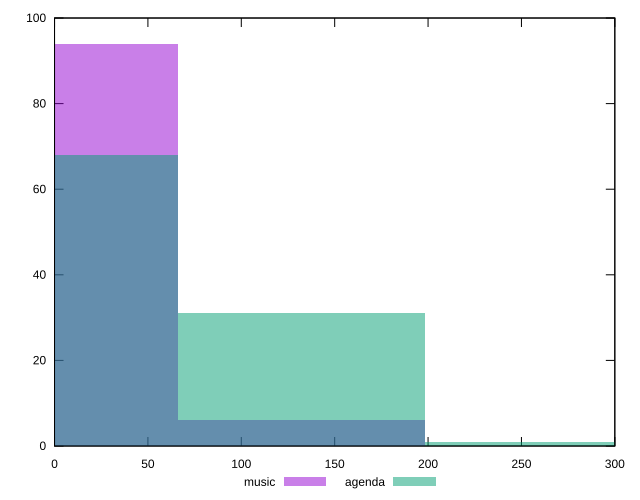

Generate this figure with gnuplot:
reset

$music <<EOF
0 94
132.25165054444903 6
EOF

$agenda <<EOF
0 68
264.50330108889807 1
132.25165054444903 31
EOF

set key outside below
set boxwidth 132.25165054444903
set xrange [0:300]
set yrange [0:100]
set trange [0:100]
set style fill transparent solid 0.5 noborder
set terminal svg size 640, 500 enhanced background rgb 'white'
set output "report/report_00029_2021-02-24T13-36-40.390Z/unminified-javascript/comparison/histogram/0_vs_1.svg"

plot $music title "music" with boxes, \
     $agenda title "agenda" with boxes

reset
